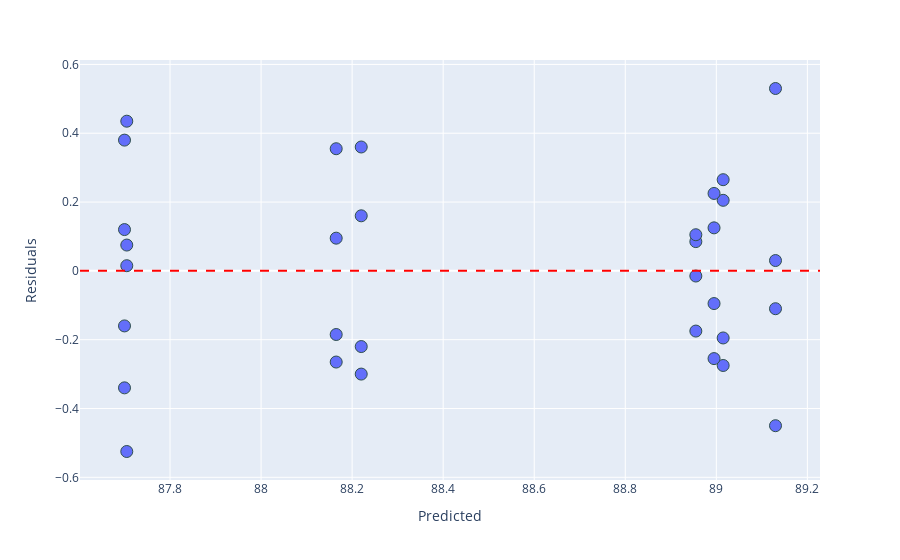

The notebook cell this image was saved under:
### Code cell
fig = px.scatter(x=model.fittedvalues, y=model.resid)
fig.add_hline(
    y=0,
    line_dash="dash",
    line_color="red",
)
fig.update_traces(
    marker=dict(size=12, line=dict(width=1, color="DarkSlateGrey")),
)
fig.update_layout(
    xaxis_title="Predicted",
    yaxis_title="Residuals",
)
fig.show()
fig.write_image(f"./figures/Residuals_Predicted_accuracy.svg")

### Figure 1 — Plotly figure (JSON) as saved in the notebook; plotly's stock layout.template omitted (floating-point values rounded to 4 significant figures)
{"data": [{"hovertemplate": "x=%{x}<br>y=%{y}<extra></extra>", "legendgroup": "", "marker": {"color": "#636efa", "line": {"color": "DarkSlateGrey", "width": 1}, "size": 12, "symbol": "circle"}, "mode": "markers", "name": "", "orientation": "v", "showlegend": false, "type": "scatter", "x": [89.01, 89.01, 89.01, 89.01, 89.0, 89.0, 89.0, 89.0, 89.13, 89.13, 89.13, 89.13, 88.95, 88.95, 88.95, 88.95, 88.17, 88.17, 88.17, 88.17, 88.22, 88.22, 88.22, 88.22, 87.7, 87.7, 87.7, 87.7, 87.7, 87.7, 87.7, 87.7], "xaxis": "x", "y": [0.265, -0.275, 0.205, -0.195, 0.225, -0.255, 0.125, -0.095, -0.11, -0.45, 0.53, 0.03, 0.085, -0.175, -0.015, 0.105, -0.265, 0.355, -0.185, 0.095, 0.36, 0.16, -0.22, -0.3, 0.38, -0.16, 0.12, -0.34, -0.525, 0.015, 0.435, 0.075], "yaxis": "y"}], "layout": {"legend": {"tracegroupgap": 0}, "margin": {"t": 60}, "shapes": [{"line": {"color": "red", "dash": "dash"}, "type": "line", "x0": 0, "x1": 1, "xref": "x domain", "y0": 0, "y1": 0, "yref": "y"}], "xaxis": {"anchor": "y", "domain": [0, 1], "title": {"text": "Predicted"}}, "yaxis": {"anchor": "x", "domain": [0, 1], "title": {"text": "Residuals"}}}}
